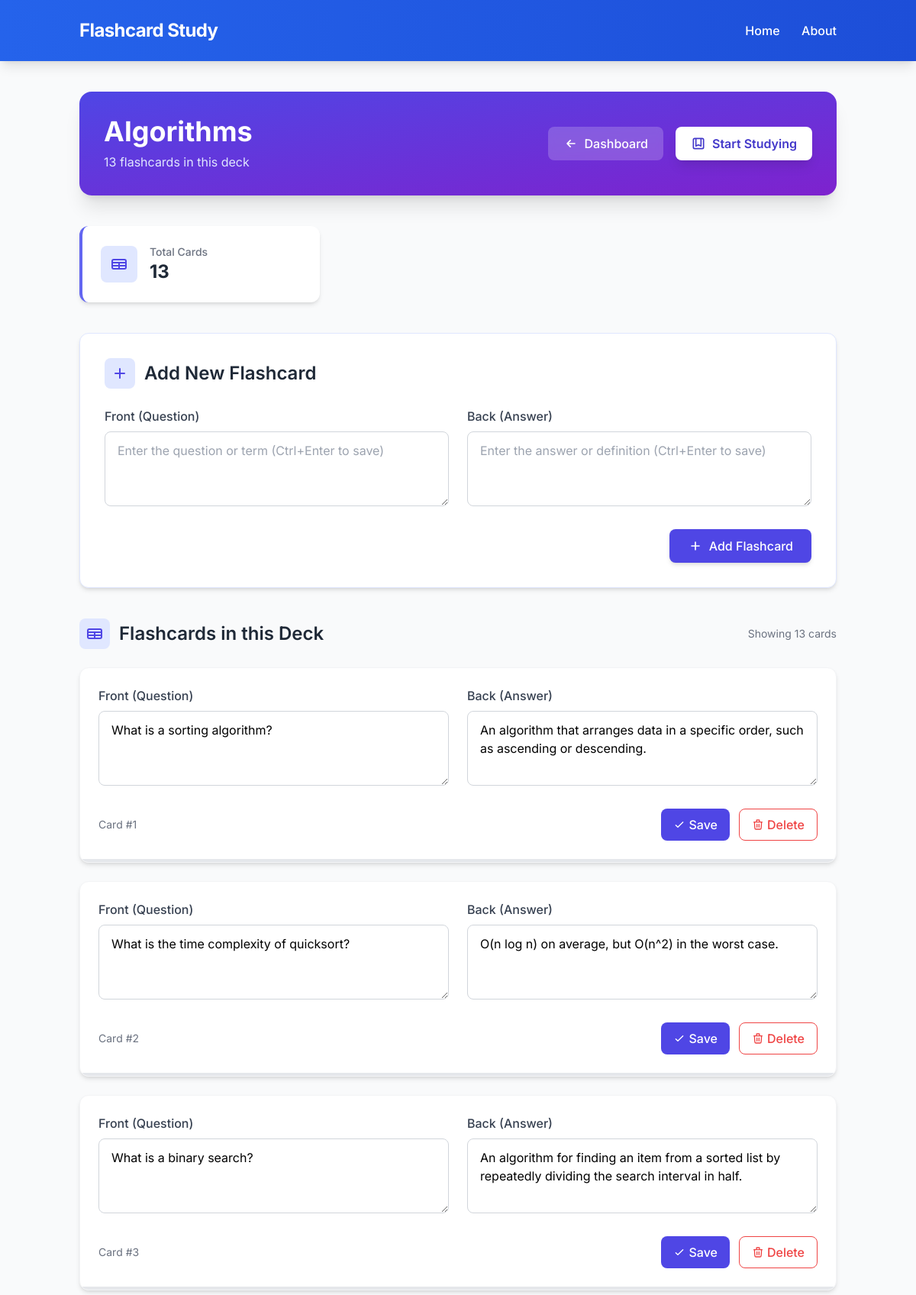
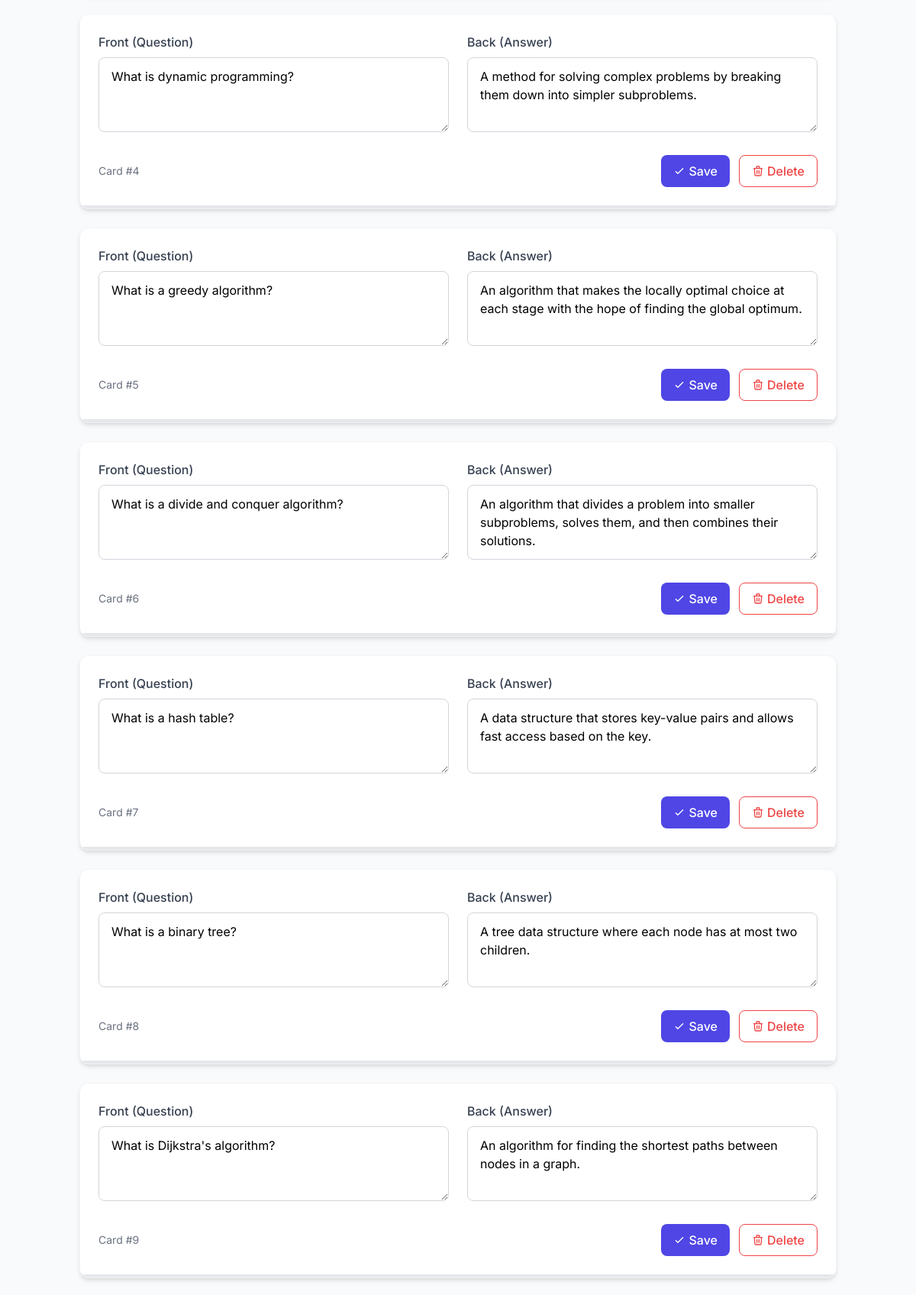
The app's page /decks/4/ (upper part) with its own data (2 pictures, top to bottom).
### flashcards/models.py (models this page shows, shortened)
class Deck(models.Model):
    name = models.CharField(max_length=100)
    created_at = models.DateTimeField(auto_now_add=True)

class Flashcard(models.Model):
    deck = models.ForeignKey(Deck, on_delete=models.CASCADE, related_name='flashcards')
    front = models.CharField(max_length=255)
    back = models.CharField(max_length=255)
    created_at = models.DateTimeField(auto_now_add=True)

### flashcards/views.py (the view)
# urls.py: path('decks/<int:deck_id>/', views.deck_detail, name='deck_detail'),
def deck_detail(request, deck_id):
    deck = get_object_or_404(Deck, id=deck_id)
    return render(request, 'flashcards/deck_detail.html', {'deck': deck})

### flashcards/templates/flashcards/deck_detail.html (shortened to what this page needs)
{% extends 'flashcards/base.html' %}
{% block content %}
<section class="max-w-6xl mx-auto">
  <div class="bg-gradient-to-br from-indigo-600 to-purple-700 rounded-2xl p-8 mb-10 shadow-xl">
    <div class="flex flex-col md:flex-row justify-between items-center">
      <div class="text-white mb-6 md:mb-0">
        <h2 class="text-3xl md:text-4xl font-bold mb-2">{{ deck.name }}</h2>
        <p class="text-indigo-100">{{ deck.flashcards.count }} flashcards in this deck</p>
      </div>
      <div class="flex space-x-4">
        <a href="{% url 'home' %}"
           class="flex items-center bg-white/20 backdrop-blur-sm text-white py-2.5 px-5 rounded-lg hover:bg-white/30 transition-all duration-200 font-medium">
          <svg xmlns="http://www.w3.org/2000/svg" class="h-5 w-5 mr-2" fill="none" viewBox="0 0 24 24" stroke="currentColor">
            <path stroke-linecap="round" stroke-linejoin="round" stroke-width="2" d="M11 17l-5-5m0 0l5-5m-5 5h12" />
          </svg>
          Dashboard
        </a>
        <a href="{% url 'study_mode' deck.id %}"
           class="flex items-center bg-white text-indigo-700 py-2.5 px-5 rounded-lg hover:bg-indigo-50 transition-all duration-200 font-semibold shadow-lg transform hover:scale-105">
          <svg xmlns="http://www.w3.org/2000/svg" class="h-5 w-5 mr-2" fill="none" viewBox="0 0 24 24" stroke="currentColor">
            <path stroke-linecap="round" stroke-linejoin="round" stroke-width="2" d="M16 4v12l-4-2-4 2V4M6 20h12a2 2 0 002-2V6a2 2 0 00-2-2H6a2 2 0 00-2 2v12a2 2 0 002 2z" />
          </svg>
          Start Studying
        </a>
      </div>
    </div>
  </div>
  <div class="grid grid-cols-1 md:grid-cols-3 gap-6 mb-10">
    <div class="bg-white rounded-xl shadow-md p-6 border-l-4 border-indigo-500">
      <div class="flex items-center">
        <div class="bg-indigo-100 p-3 rounded-lg mr-4">
          <svg xmlns="http://www.w3.org/2000/svg" class="h-6 w-6 text-indigo-600" fill="none" viewBox="0 0 24 24" stroke="currentColor">
            <path stroke-linecap="round" stroke-linejoin="round" stroke-width="2" d="M3 10h18M3 14h18m-9-4v8m-7 0h14a2 2 0 002-2V8a2 2 0 00-2-2H5a2 2 0 00-2 2v8a2 2 0 002 2z" />
          </svg>
        </div>
        <div>
          <p class="text-gray-500 text-sm font-medium">Total Cards</p>
          <h4 class="text-2xl font-bold text-gray-800">{{ deck.flashcards.count }}</h4>
        </div>
      </div>
    </div>
  </div>
  <div class="bg-white rounded-xl shadow-md p-8 mb-10 border border-indigo-100 fade-in">
    <h3 class="text-2xl font-semibold text-gray-800 mb-6 flex items-center">
      <div class="bg-indigo-100 p-2 rounded-lg mr-3">
        <svg xmlns="http://www.w3.org/2000/svg" class="h-6 w-6 text-indigo-600" fill="none" viewBox="0 0 24 24" stroke="currentColor">
          <path stroke-linecap="round" stroke-linejoin="round" stroke-width="2" d="M12 6v6m0 0v6m0-6h6m-6 0H6" />
        </svg>
      </div>
      Add New Flashcard
    </h3>
    <div class="grid grid-cols-1 md:grid-cols-2 gap-6 mb-6">
      <div>
        <label for="front" class="block text-gray-700 font-medium mb-2">Front (Question)</label>
        <textarea id="front" rows="3"
               placeholder="Enter the question or term"
               class="w-full border border-gray-300 rounded-lg px-4 py-3 focus:outline-none focus:ring-2 focus:ring-indigo-500 focus:border-indigo-500 transition"></textarea>
      </div>
      <div>
        <label for="back" class="block text-gray-700 font-medium mb-2">Back (Answer)</label>
        <textarea id="back" rows="3"
               placeholder="Enter the answer or definition"
               class="w-full border border-gray-300 rounded-lg px-4 py-3 focus:outline-none focus:ring-2 focus:ring-indigo-500 focus:border-indigo-500 transition"></textarea>
      </div>
    </div>
    <div class="flex justify-end">
      <button onclick="createFlashcard()"
              class="flex items-center bg-indigo-600 text-white py-2.5 px-6 rounded-lg hover:bg-indigo-700 transition-all duration-200 font-medium shadow-md">
        <svg xmlns="http://www.w3.org/2000/svg" class="h-5 w-5 mr-2" fill="none" viewBox="0 0 24 24" stroke="currentColor">
          <path stroke-linecap="round" stroke-linejoin="round" stroke-width="2" d="M12 6v6m0 0v6m0-6h6m-6 0H6" />
        </svg>
        Add Flashcard
      </button>
    </div>
  </div>
  <div class="mb-6 flex items-center justify-between">
    <h3 class="text-2xl font-semibold text-gray-800 flex items-center">
      <div class="bg-indigo-100 p-2 rounded-lg mr-3">
        <svg xmlns="http://www.w3.org/2000/svg" class="h-6 w-6 text-indigo-600" fill="none" viewBox="0 0 24 24" stroke="currentColor">
          <path stroke-linecap="round" stroke-linejoin="round" stroke-width="2" d="M3 10h18M3 14h18m-9-4v8m-7 0h14a2 2 0 002-2V8a2 2 0 00-2-2H5a2 2 0 00-2 2v8a2 2 0 002 2z" />
        </svg>
      </div>
      Flashcards in this Deck
    </h3>
    {% if deck.flashcards.all %}
    <div class="text-sm text-gray-500">
      Showing {{ deck.flashcards.count }} cards
    </div>
    {% endif %}
  </div>
  <div id="flashcards-list" class="space-y-6">
    {% for card in deck.flashcards.all %}
      <div class="bg-white rounded-xl shadow-md hover:shadow-lg transition-all duration-300 overflow-hidden border border-gray-100 fade-in"
           data-card-id="{{ card.id }}">
        <div class="p-6">
          <div class="grid grid-cols-1 md:grid-cols-2 gap-6 mb-6">
            <div>
              <label for="front_{{ card.id }}" class="block text-gray-700 font-medium mb-2">Front (Question)</label>
              <textarea id="front_{{ card.id }}" rows="3"
                     class="w-full border border-gray-300 rounded-lg px-4 py-3 focus:outline-none focus:ring-2 focus:ring-indigo-500 focus:border-indigo-500 transition">{{ card.front }}</textarea>
            </div>
            <div>
              <label for="back_{{ card.id }}" class="block text-gray-700 font-medium mb-2">Back (Answer)</label>
              <textarea id="back_{{ card.id }}" rows="3"
                     class="w-full border border-gray-300 rounded-lg px-4 py-3 focus:outline-none focus:ring-2 focus:ring-indigo-500 focus:border-indigo-500 transition">{{ card.back }}</textarea>
            </div>
          </div>
          <div class="flex justify-between items-center">
            <div class="text-sm text-gray-500">
              Card #{{ forloop.counter }}
            </div>
            <div class="flex space-x-3">
              <button onclick="updateFlashcard({{ card.id }})"
                      class="flex items-center bg-indigo-600 text-white py-2 px-4 rounded-lg hover:bg-indigo-700 transition-colors duration-200 font-medium">
                <svg xmlns="http://www.w3.org/2000/svg" class="h-4 w-4 mr-1" fill="none" viewBox="0 0 24 24" stroke="currentColor">
                  <path stroke-linecap="round" stroke-linejoin="round" stroke-width="2" d="M5 13l4 4L19 7" />
                </svg>
                Save
              </button>
              <button onclick="deleteFlashcard({{ card.id }})"
                      class="flex items-center bg-white border border-red-500 text-red-500 py-2 px-4 rounded-lg hover:bg-red-50 transition-colors duration-200 font-medium">
                Delete
              </button>
            </div>
          </div>
        </div>
        {% if card.mastered %}
        <div class="w-full bg-green-500 h-1"></div>
        {% elif card.learning %}
        <div class="w-full bg-amber-500 h-1"></div>
        {% else %}
        <div class="w-full bg-gray-200 h-1"></div>
        {% endif %}
      </div>
    {% endfor %}
  </div>
</section>
{% endblock %}

### flashcards/templates/flashcards/base.html (style rules this page uses)
body { font-family: 'Inter', sans-serif; }
.fade-in { animation: fadeIn 0.5s ease-in; }

### records on screen
Deck: name "Algorithms", flashcards.count "13"
Flashcard: id "What is a sorting algorithm?", id "An algorithm that arranges data in a specific order, such as ascending or descending."
Flashcard: id "What is the time complexity of quicksort?", id "O(n log n) on average, but O(n^2) in the worst case."
Flashcard: id "What is a binary search?", id "An algorithm for finding an item from a sorted list by repeatedly dividing the search interval in half."
Flashcard: id "What is dynamic programming?", id "A method for solving complex problems by breaking them down into simpler subproblems."
Flashcard: id "What is a greedy algorithm?", id "An algorithm that makes the locally optimal choice at each stage with the hope of finding the global optimum."
Flashcard: id "What is a divide and conquer algorithm?", id "An algorithm that divides a problem into smaller subproblems, solves them, and then combines their solutions."
Flashcard: id "What is a hash table?", id "A data structure that stores key-value pairs and allows fast access based on the key."
Flashcard: id "What is a binary tree?", id "A tree data structure where each node has at most two children."
Flashcard: id "What is Dijkstra's algorithm?", id "An algorithm for finding the shortest paths between nodes in a graph."
